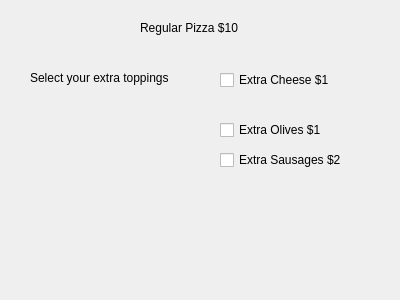
<?xml version="1.0" encoding="UTF-8"?>
<ui version="4.0">
 <class>Dialog</class>
 <widget class="QDialog" name="Dialog">
  <property name="geometry">
   <rect>
    <x>0</x>
    <y>0</y>
    <width>400</width>
    <height>300</height>
   </rect>
  </property>
  <property name="windowTitle">
   <string>Dialog</string>
  </property>
  <widget class="QLabel" name="label">
   <property name="geometry">
    <rect>
     <x>140</x>
     <y>20</y>
     <width>131</width>
     <height>16</height>
    </rect>
   </property>
   <property name="text">
    <string>Regular Pizza $10</string>
   </property>
  </widget>
  <widget class="QLabel" name="label_2">
   <property name="geometry">
    <rect>
     <x>30</x>
     <y>70</y>
     <width>171</width>
     <height>16</height>
    </rect>
   </property>
   <property name="text">
    <string>Select your extra toppings</string>
   </property>
  </widget>
  <widget class="QLabel" name="labelAmount">
   <property name="geometry">
    <rect>
     <x>30</x>
     <y>220</y>
     <width>321</width>
     <height>16</height>
    </rect>
   </property>
   <property name="text">
    <string/>
   </property>
  </widget>
  <widget class="QCheckBox" name="checkBoxCheese">
   <property name="geometry">
    <rect>
     <x>220</x>
     <y>70</y>
     <width>141</width>
     <height>20</height>
    </rect>
   </property>
   <property name="text">
    <string>Extra Cheese $1</string>
   </property>
  </widget>
  <widget class="QCheckBox" name="checkBoxOlives">
   <property name="geometry">
    <rect>
     <x>220</x>
     <y>120</y>
     <width>151</width>
     <height>20</height>
    </rect>
   </property>
   <property name="text">
    <string>Extra Olives $1</string>
   </property>
  </widget>
  <widget class="QCheckBox" name="checkBoxSausages">
   <property name="geometry">
    <rect>
     <x>220</x>
     <y>150</y>
     <width>141</width>
     <height>20</height>
    </rect>
   </property>
   <property name="text">
    <string>Extra Sausages $2</string>
   </property>
  </widget>
 </widget>
 <resources/>
 <connections/>
</ui>
